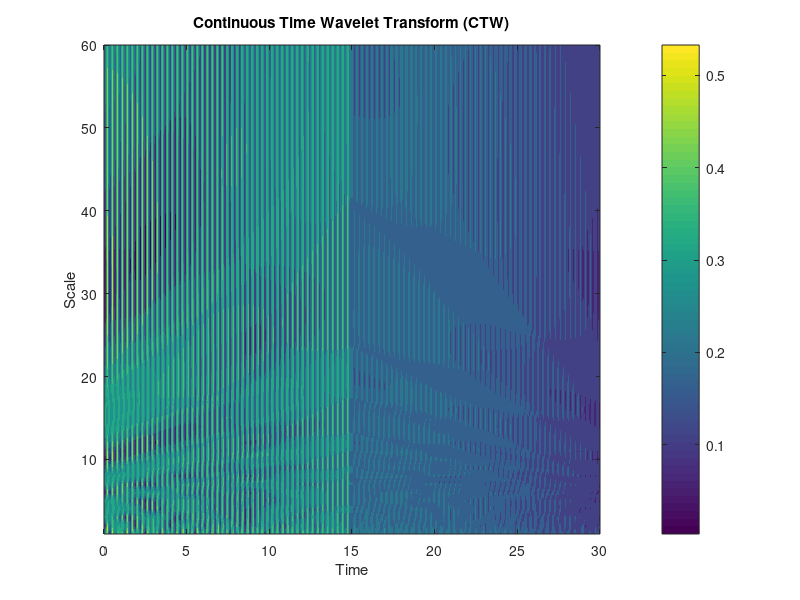

The MATLAB script that drew this image: (Note: this script raises an error after producing the figure.)
% CTW computation using convolution method
clear;
clc;
N = 300;                    % Number of sample points
t = linspace(0, 30, N);     % Time vector
% Signal
x = 5*sin(2*pi*1000*t);      % Signal with frequency of 0.5 Hz
% Continuous wavelet transform parameters
fc = 1;                     % Center frequency of the wavelet
fb = 15;                    % Bandwidth of the wavelet
% Define the Morlet wavelet function
psi = @(t, s) (pi*fb)^(-0.5) * exp(2*1i*pi*fc*t/s) .* exp(-t.^2/(2*fb^2));
% Scale vector
scales = 1:60;
% Initialize CTW coefficients
cwt_coeffs = zeros(N, length(scales));
% Compute CTW using convolution
for si = 1:length(scales)
    s = scales(si);
    % Generate scaled and translated wavelet
    scaled_wavelet = psi(t, s);
    % Compute convolution of x(t) with scaled_wavelet
    cwt_coeffs(:, si) = conv(x, scaled_wavelet, 'same');
end
% Plot the CTW coefficients
figure;
contourf(t, scales, abs(cwt_coeffs'), 'LineStyle', 'none');
colorbar;
xlabel('Time');
ylabel('Scale');
title('Continuous Time Wavelet Transform (CTW)');
cwt(x)